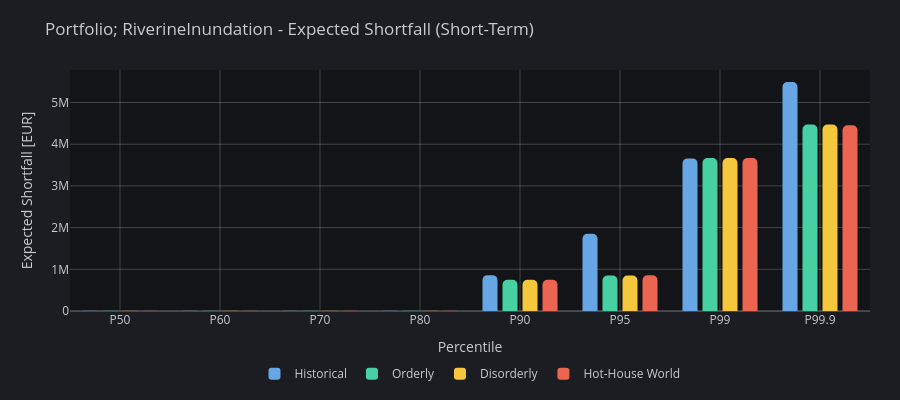

Notebook cell for this chart:
### Markdown cell above
The final plot shows portfolio Expected Shortfall. It emphasizes the average severity of losses beyond the VaR threshold and provides a tail-risk view of the portfolio's wildfire exposure.

### Code cell
plot_es(portfolio_metrics, name=f"Portfolio; {hazard}", selected_term="short", dark=True)

### Figure 1 — Plotly figure (JSON) as saved in the notebook; plotly's stock layout.template omitted (floating-point values rounded to 4 significant figures)
{"data": [{"hovertemplate": "Historical: %{y:,.0f} EUR<extra></extra>", "marker": {"color": "hsl(210, 70%, 65%)", "cornerradius": 5, "line": {"width": 0}}, "name": "Historical", "type": "bar", "width": 0.15, "x": ["P50", "P60", "P70", "P80", "P90", "P95", "P99", "P99.9"], "y": [3669.0, 3669.0, 3669.0, 3669.0, 859900.0, 1850000.0, 3660000.0, 5491000.0]}, {"hovertemplate": "Orderly: %{y:,.0f} EUR<extra></extra>", "marker": {"color": "hsl(160, 60%, 55%)", "cornerradius": 5, "line": {"width": 0}}, "name": "Orderly", "type": "bar", "width": 0.15, "x": ["P50", "P60", "P70", "P80", "P90", "P95", "P99", "P99.9"], "y": [3669.0, 3669.0, 3669.0, 3669.0, 746700.0, 853300.0, 3667000.0, 4473000.0]}, {"hovertemplate": "Disorderly: %{y:,.0f} EUR<extra></extra>", "marker": {"color": "hsl(45, 90%, 60%)", "cornerradius": 5, "line": {"width": 0}}, "name": "Disorderly", "type": "bar", "width": 0.15, "x": ["P50", "P60", "P70", "P80", "P90", "P95", "P99", "P99.9"], "y": [3669.0, 3669.0, 3669.0, 3669.0, 746700.0, 853300.0, 3667000.0, 4473000.0]}, {"hovertemplate": "Hot-House World: %{y:,.0f} EUR<extra></extra>", "marker": {"color": "hsl(8, 80%, 62%)", "cornerradius": 5, "line": {"width": 0}}, "name": "Hot-House World", "type": "bar", "width": 0.15, "x": ["P50", "P60", "P70", "P80", "P90", "P95", "P99", "P99.9"], "y": [3669.0, 3669.0, 3669.0, 3669.0, 750600.0, 855300.0, 3668000.0, 4453000.0]}], "layout": {"height": 400, "hovermode": "x unified", "legend": {"font": {"color": "hsl(210, 10%, 80%)"}, "orientation": "h", "x": 0.5, "xanchor": "center", "y": -0.2, "yanchor": "top"}, "margin": {"b": 60, "l": 70, "r": 30, "t": 70}, "paper_bgcolor": "#1C1D22", "plot_bgcolor": "#131417", "title": {"font": {"color": "hsl(210, 10%, 80%)"}, "text": "Portfolio; RiverineInundation - Expected Shortfall (Short-Term)"}, "xaxis": {"gridcolor": "rgba(255, 255, 255, 0.2)", "showgrid": true, "tickfont": {"color": "hsl(210, 10%, 80%)"}, "tickformat": ".1%", "title": {"font": {"color": "hsl(210, 10%, 80%)"}, "text": "Percentile"}, "zerolinecolor": "rgba(255, 255, 255, 0.2)"}, "yaxis": {"gridcolor": "rgba(255, 255, 255, 0.2)", "rangemode": "nonnegative", "showgrid": true, "tickfont": {"color": "hsl(210, 10%, 80%)"}, "title": {"font": {"color": "hsl(210, 10%, 80%)"}, "text": "Expected Shortfall [EUR]"}, "zerolinecolor": "rgba(255, 255, 255, 0.2)"}}}
